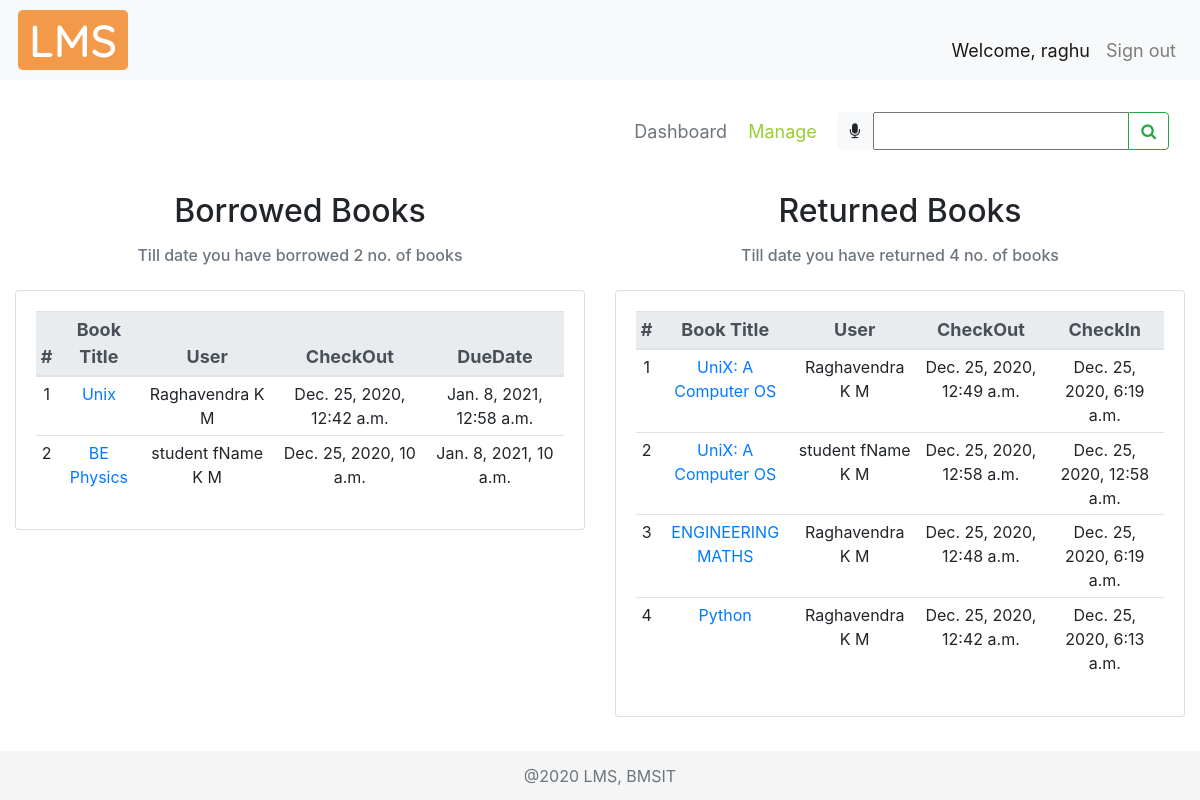
The app's page /dashboard/ (signed in) with its own data.
### account/models.py (models this page shows, shortened)
class Account(AbstractBaseUser):
    COURSES = (
        ("ISE","Information Science Engineering"),
        ("CSE","Computer Science Engineering"),
        ("ECE","Electronics and Communication Engineering"),
        ("ME","Mechanical Engineering"),
        ("ETE","Electronics and Telecommunication Engineering"),
        ("EEE","Electrical and Electronics Engineering"),
        ("CIV","Civil Engineering"),
        ("MCA","Master of Computer Applications"),
        ("AI&ML","Artificial Intelligence and Machine Learning")
    )
    SEM = (
        (1, 1),
        (2, 2),
        (3, 3),
        (4, 4),
        (5, 5),
        (6, 6),
        (7, 7),
        (8, 8),
    )
    email = models.EmailField(verbose_name="email", max_length=50, unique=True, help_text="Email id")
    username = models.CharField(max_length=30, unique=True, help_text="Username")
    fName = models.CharField(max_length=20, help_text='First name')
    mName = models.CharField(max_length=20, help_text='Middle name', blank=True)
    lName = models.CharField(max_length=20, help_text='Last name', blank=True)
    streetAddr = models.CharField(max_length=50, help_text="Street Address", null=True)
    district = models.CharField(max_length=20, null=True, help_text="District")
    state = models.CharField(max_length=20, null=True, help_text="State")
    pinCode = models.CharField(max_length=6, null=True, help_text="PIN Code")
    phoneNum = models.CharField(max_length=10, null=True, blank=True, help_text="Phone number")
    USN = models.CharField(max_length=10, null=True, unique=True, blank=True, help_text="University Serial Number")
    course = models.CharField(max_length=50, null=True, choices=COURSES, blank=True, help_text="Branch")
    sem = models.PositiveSmallIntegerField(null=True, choices=SEM, blank=True, help_text="Semester")
    salary = models.CharField(max_length=6, null=True, blank=True, help_text="Salary")
    date_joined = models.DateTimeField(verbose_name='date joined', auto_now_add=True)
    last_login = models.DateTimeField(verbose_name='last login', auto_now=True)
    is_admin = models.BooleanField(default=False)
    is_active = models.BooleanField(default=True)
    is_staff = models.BooleanField(default=False)
    is_superuser = models.BooleanField(default=False)
    USERNAME_FIELD = 'email'
    REQUIRED_FIELDS = ['username', 'fName']
    objects = MyAccountManager()

### libraryApp/models.py (models this page shows, shortened)
class BOOK(models.Model):
    GENRE = (
        ("CS", "Computer Science"),
        ("MATH", "Mathematics"),
        ("ELE", "Electronics"),
        ("TC", "Telecommunication"),
        ("CHE", "Chemistry"),
        ("PHY", "Physics"),
        ("MEC", "Mechanics"),
        ("EVS", "Environmental Science"),
        ("BIO", "Bioengineering"),
        ("BUS", "Business Skills"),
    )
    bookTitle = models.CharField(max_length=50, help_text="Book Title")
    genre = models.CharField(max_length=30, null=True, choices=GENRE, help_text="Category")
    pubYear = models.CharField(max_length=4, null=True, help_text="Year of publication")
    isbn = models.CharField(max_length=13, null=True, unique=True, help_text="International Standard Book Number")
    librarianID = models.ForeignKey(
        settings.AUTH_USER_MODEL, null=True, on_delete=models.SET_NULL, help_text="Librarian ID")
    pubID = models.ForeignKey(PUBLISHER, null=True, on_delete=models.CASCADE, help_text="Publisher ID")
    authorID = models.ManyToManyField(AUTHOR, help_text="Authors")
    def __str__(self):
        return self.bookTitle

class BORROWEDBOOK(models.Model):
    checkOut = models.DateTimeField(auto_now_add=True, null=True, help_text="Check out date")
    dueDate = models.DateTimeField(null=True, blank=True, help_text="Due date")
    checkIn = models.DateTimeField(auto_now_add=False, null=True, blank=True, help_text="Check in date")
    userID = models.ForeignKey(settings.AUTH_USER_MODEL, null=True, on_delete=models.SET_NULL, help_text="User ID")
    bookID = models.ForeignKey(BOOK, null=True, on_delete=models.SET_NULL, help_text="Book ID")

### libraryApp/views.py (the view, shortened to what this page needs)
# urls.py: path('dashboard/', views.dashboard, name="dashboard"),
def dashboard(request):
    dashboard = 'libraryApp/dashboard.html'
    myFilter = BookFilter(request.GET, queryset=BOOK.objects.all())
    if request.method == "POST":
        print(request.POST)
        return redirect(searchBook, book=request.POST['bookTitle'])
    dbActive = True
    bCount = 0
    rCount = 0
    books = BOOK.objects.all()
    bbList = []
    rbList = []
    user = request.user
    if user.is_staff:
        for i in books:
            bb = i.borrowedbook_set.all()
            if bb.exists():
                for j in bb:
                    userName = j.userID.fName + " " + j.userID.mName + " " + j.userID.lName
                    if j.checkIn is None:
                        bCount += 1
                        bbList.append(tempDashboard(
                            None, j.bookID, j.bookID.id, userName, None, None, j.checkOut, None, j.dueDate))
                    else:
                        rCount += 1
                        rbList.append(tempDashboard(
                            None, j.bookID, j.bookID.id, userName, None, None, j.checkOut, j.checkIn, None))
    context = {
        "borrowedBooks": bbList,
        "bCount": bCount,
        "returnedBooks": rbList,
        "rCount": rCount,
        "myFilter": myFilter,
        "dbActive": dbActive
    }
    return render(request, dashboard, context)

### libraryApp/templates/libraryApp/dashboard.html (shortened to what this page needs)
{% extends 'libraryApp/main.html' %}
{% load static %}
{% block content %}
<nav class="navbar">
  <div class="navbar-nav mySubMenu ml-auto">
    <nav>
      <a class="text-muted" href="{% url 'dashboard' %}">Dashboard</a>
      {% if request.user.is_staff %}
        <a href="{% url 'manage' %}">Manage</a>
      {% endif %}
    </nav>
  </div>
  <form class="form-inline" method="POST">
    <div class="input-group">
      <div id="speech" class="btn btn-light" title="Click the mic to speak">
        <i class="fa fa-microphone" aria-hidden="true"></i>
      </div>
      {{myFilter.form}}
      <div class="input-group-append">
        <button id="searchButton" class="btn btn-outline-success" type="submit">
          <i class="fa fa-search"></i>
        </button>
      </div>
    </div>
  </form>
</nav>
<br>
<div class="row">
  <div class="col-md-6 cardMargin">
    <h2 class="text-center">Borrowed Books</h2>
    <div class="col-md-12 mt-3">
      <h6 class="form-text text-center text-muted">
      {% if bCount > 0 %}
        Till date you have borrowed {{bCount}} no. of books
        {% else %}
        <p>Click <a href="{% url 'borrowbook' %}">here</a> to borrow books from the library</p>
        {% endif %}
      </h6>
    </div>
    <div class="card card-body mt-4">
      <table class="table table-sm table-hover text-center">
        <thead class="thead-light threadText">
          <tr>
            <th scope="col">#</th>
            <th scope="col">Book Title</th>
            {% if request.user.is_staff %}
              <th scope="col">User</th>
            {% endif %}
            <th scope="col">CheckOut</th>
            <th scope="col">DueDate</th>
          </tr>
        </thead>
        {% for i in borrowedBooks %}
        <tr>
          <td>{{forloop.counter}}</td>
          <td><a href="{% url 'viewbook' i.bookID %}">{{i.bookTitle}}</a></td>
          {% if request.user.is_staff %}
            <td>{{i.userName}}</td>
          {% endif %}
          <td>{{i.checkOut}}</td>
          <td>{{i.dueDate}}</td>
        </tr>
        {% endfor %}
      </table>
    </div>
  </div>
  <br>
  <div class="col-md-6 cardMargin">
    <h2 class="text-center">Returned Books</h2>
    <div class="col-md-12 mt-3">
      <h6 class="form-text text-center text-muted">
        Till date you have returned {{rCount}} no. of books
      </h6>
    </div>
    <div class="card card-body mt-4">
      <table class="table table-sm table-hover text-center">
        <thead class="thead-light threadText text-center">
          <tr>
            <th scope="col">#</th>
            <th scope="col">Book Title</th>
            {% if request.user.is_staff %}
              <th scope="col">User</th>
            {% endif %}
            <th scope="col">CheckOut</th>
            <th scope="col">CheckIn</th>
          </tr>
        </thead>
        {% for i in returnedBooks %}
        <tr>
          <td>{{forloop.counter}}</td>
          <td><a href="{% url 'viewbook' i.bookID %}">{{i.bookTitle}}</a></td>
          {% if request.user.is_staff %}
            <td>{{i.userName}}</td>
          {% endif %}
          <td>{{i.checkOut}}</td>
          <td>{{i.checkIn}}</td>
        </tr>
        {% endfor %}
      </table>
    </div>
  </div>
</div>
{% endblock %}

### libraryApp/templates/libraryApp/navbar.html (shortened to what this page needs)
{% load static %}
<nav class="navbar navbar-expand-lg navbar-light bg-light align-items-end">
    <img class="logo" src="{% static '/img/lms.png' %}" alt="" >
  <div class="collapse navbar-collapse" id="navbarNavAltMarkup">
    <div class="navbar-nav navbar-right ml-auto">
      <a class="nav-item nav-link active welcomeMsg">Welcome, {{request.user.username}}<span class="sr-only">(current)</span></a>
      <a class="nav-item nav-link welcomeMsg" href="{% url 'signout' %}">Sign out</a>
    </div>
  </div>
</nav>

### static/css/main.css (style rules this page uses)
html { position: relative; min-height: 100%; }
body { margin-bottom: 60px; background-color: #fff; }
.cardMargin { margin-top: 10px; }
.mySubMenu { margin-right: 10px; padding: 2px; font-size: large; }
.mySubMenu a { padding-left: 8px; padding-right: 8px; color: yellowgreen; }

### libraryApp/templates/libraryApp/main.html (style rules this page uses)
.threadText { font-size: 18px; padding: 5px; margin: 5px; }

### libraryApp/templates/libraryApp/navbar.html (style rules this page uses)
.welcomeMsg { font-size: 18px; color: #555555; }
.logo { margin: 2px; }

### records on screen
Account: user.username "raghu"
BOOK: bookTitle "Unix"
BORROWEDBOOK: checkOut "Dec. 25, 2020, 12:42 a.m.", dueDate "Jan. 8, 2021, 12:58 a.m."
BOOK: bookTitle "BE Physics"
BORROWEDBOOK: checkOut "Dec. 25, 2020, 10 a.m.", dueDate "Jan. 8, 2021, 10 a.m."
BOOK: bookTitle "UniX: A Computer OS" "UniX: A Computer OS"
BORROWEDBOOK: checkOut "Dec. 25, 2020, 12:49 a.m.", checkIn "Dec. 25, 2020, 6:19 a.m."
BORROWEDBOOK: checkOut "Dec. 25, 2020, 12:58 a.m.", checkIn "Dec. 25, 2020, 12:58 a.m."
BOOK: bookTitle "ENGINEERING MATHS"
BORROWEDBOOK: checkOut "Dec. 25, 2020, 12:48 a.m.", checkIn "Dec. 25, 2020, 6:19 a.m."
BOOK: bookTitle "Python"
BORROWEDBOOK: checkOut "Dec. 25, 2020, 12:42 a.m.", checkIn "Dec. 25, 2020, 6:13 a.m."

### other values on screen
{{ bCount }} "2"
{{ i.userName }} "Raghavendra K M" "student fName K M"
{{ rCount }} "4"
{{ i.userName }} "Raghavendra K M" "student fName K M" "Raghavendra K M" "Raghavendra K M"
